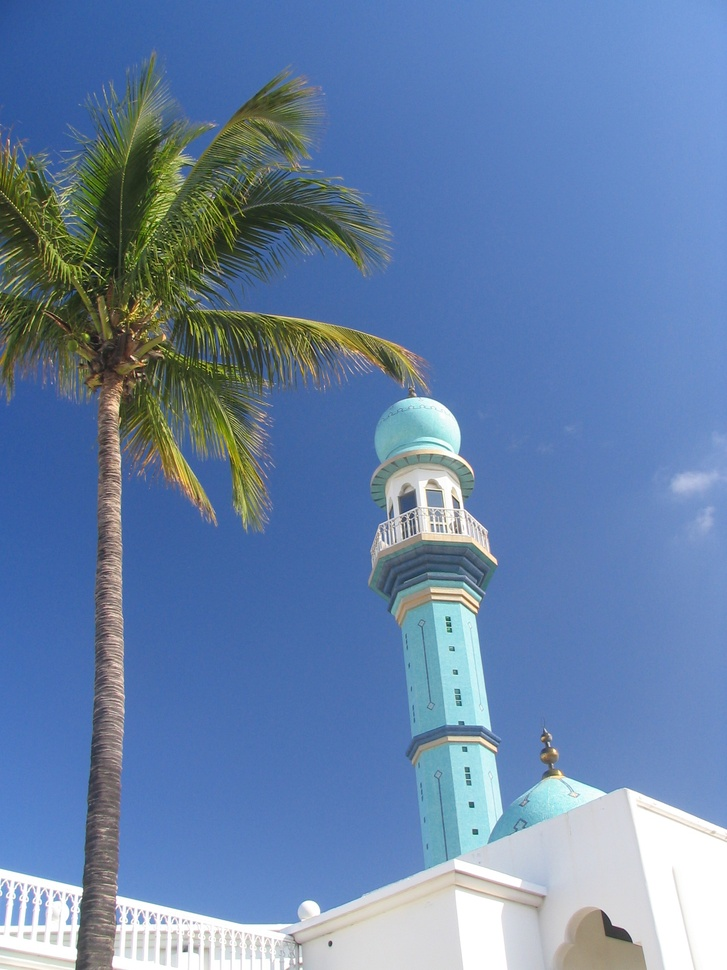
//> input picture holiday_data/tower.jpg, 727 x 970 px, shrunk from 1536 x 2048 before the run
$ ./main   (built with g++ and OpenCV 4)
//> lines starting //> are read from the running program, lines starting //| are printed output that depends on the picture
//
// Created by lebon on 12/05/2022.
//
#include "dataStructures/graph.h"
#include "imageManager.h"
#include "meyer_ws.h"
#include "../markers.h"
#include <opencv2/highgui/highgui.hpp>
#include <opencv2/core/utility.hpp>
#include "opencv2/imgproc.hpp"
#include "opencv2/imgcodecs.hpp"
#include "../matplotlibcpp.h"
#include <fstream>
#include <opencv2/core/hal/interface.h>

namespace plt = matplotlibcpp;

int main(int argc, char *argv[]) {

    std::vector<double> time_meyer;
    std::vector<double> time_IFT;
    std::vector<double> time_IW;
    std::vector<double> time_NIW;

    const int nb_bench = 20;
    const int nb_images = 28;
    const std::string image_path = "holiday_data/tower.jpg";

    auto img_gray_pgm = cv::imread(image_path,cv::IMREAD_GRAYSCALE);
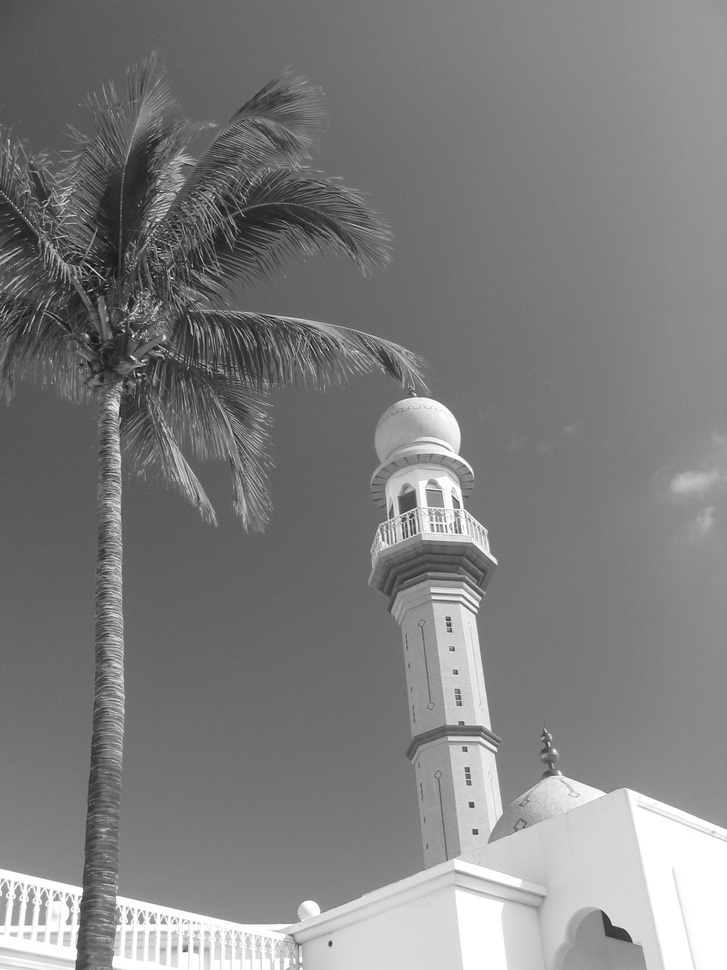
//> img_gray_pgm: 970 rows x 727 cols, CV_8UC1; min 4, max 255, mean 126.8
    imwrite(image_path + ".pgm", img_gray_pgm);
    cv::Mat gradient_pgm;
    cv::Mat grad_x, grad_y;
    cv::Mat abs_grad_x, abs_grad_y;
    Sobel(img_gray_pgm, grad_x, CV_16S, 1, 0);
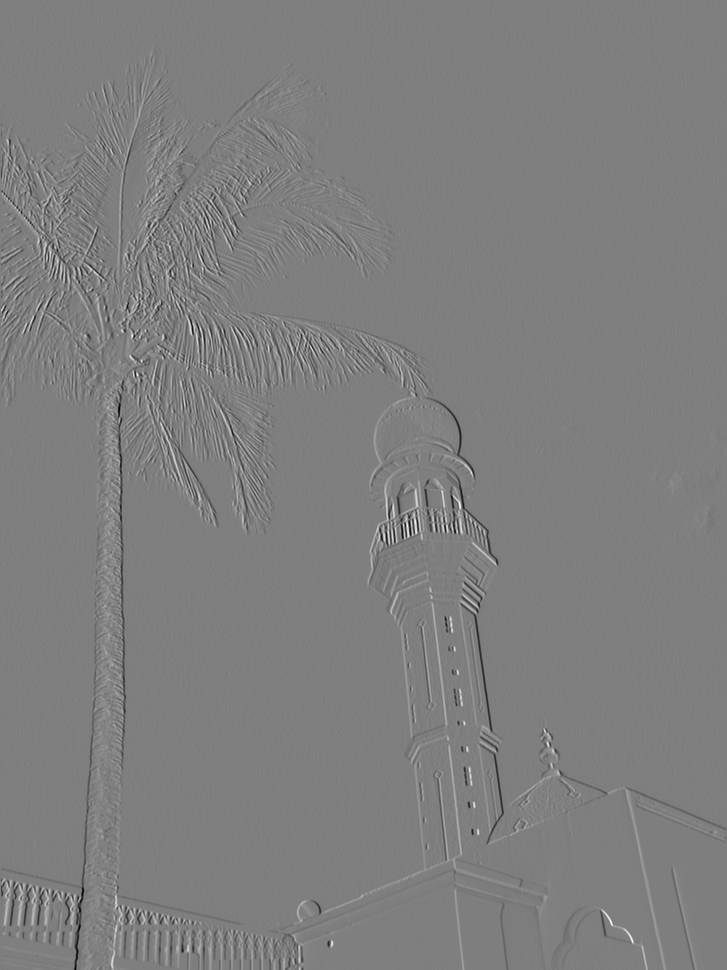
//> grad_x: 970 rows x 727 cols, CV_16SC1; min -672, max 678, mean 0.6; drawn with min black and max white
    Sobel(img_gray_pgm, grad_y, CV_16S, 0, 1);
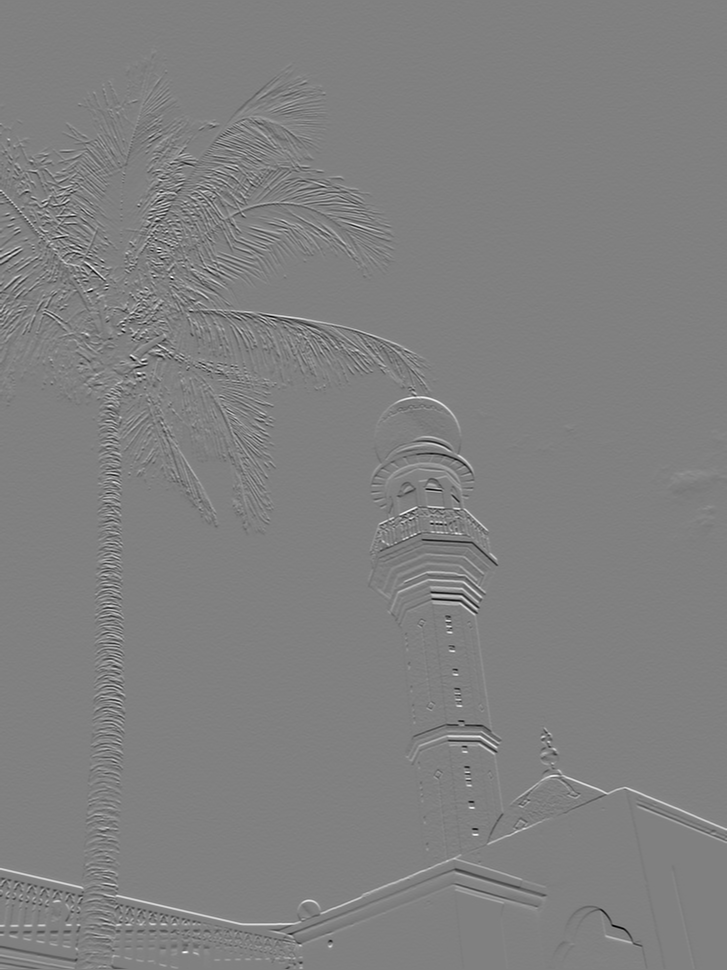
//> grad_y: 970 rows x 727 cols, CV_16SC1; min -646, max 636, mean 0.8; drawn with min black and max white

    convertScaleAbs(grad_x, abs_grad_x);
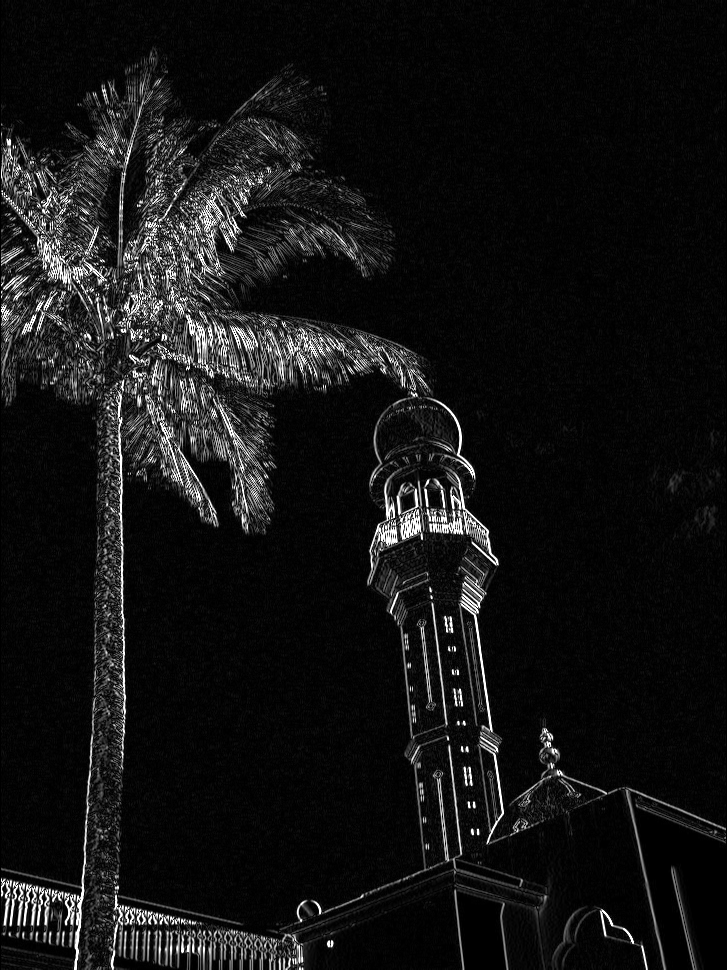
//> abs_grad_x: 970 rows x 727 cols, CV_8UC1; min 0, max 255, mean 20
    convertScaleAbs(grad_y, abs_grad_y);
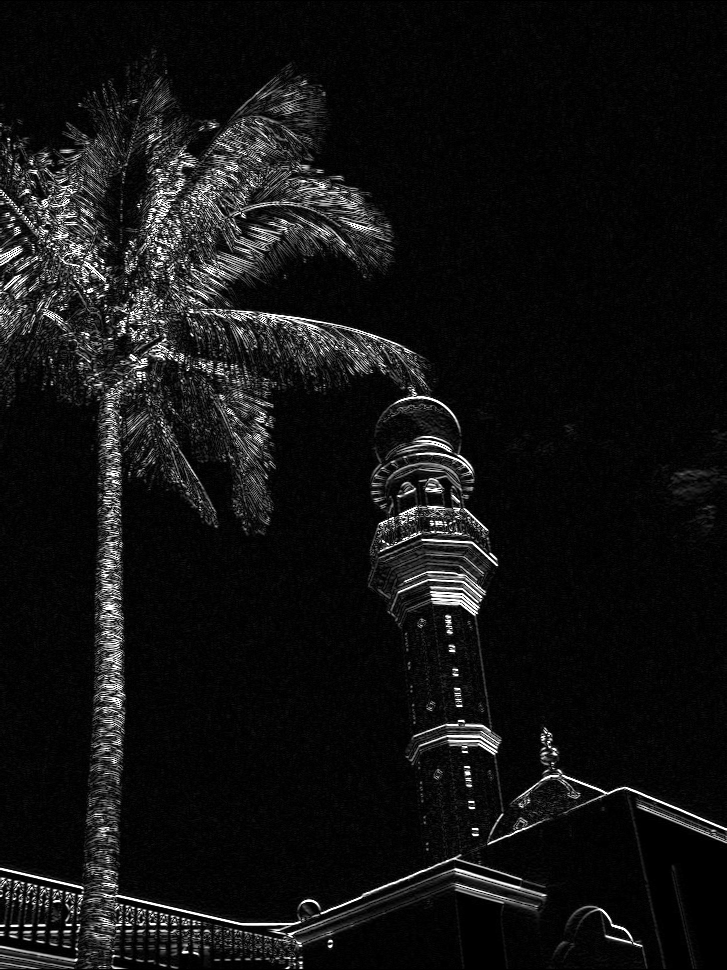
//> abs_grad_y: 970 rows x 727 cols, CV_8UC1; min 0, max 255, mean 18.7
    addWeighted(abs_grad_x, 0.5, abs_grad_y, 0.5, 0, gradient_pgm);
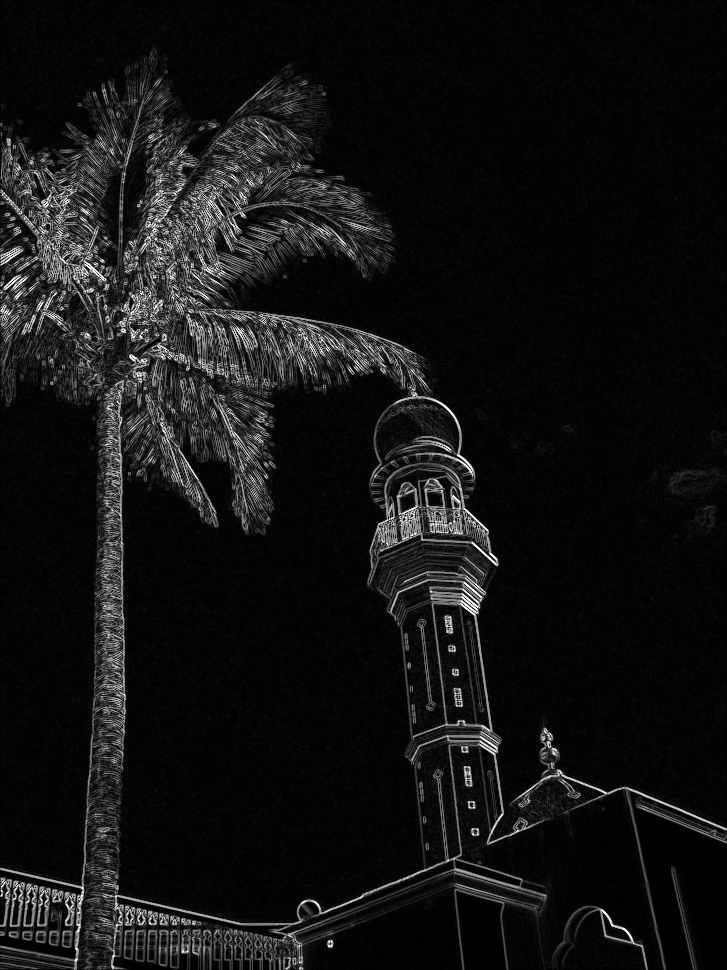
//> gradient_pgm: 970 rows x 727 cols, CV_8UC1; min 0, max 255, mean 19.3
    imwrite(image_path + ".gradient.pgm", gradient_pgm);


    for (int i = 0; i < nb_images; ++i) {
        std::string name = image_path + "data/step_";
//> (the run ends here: the program needs code that is not available in this run, at `algorithms::get_DIFT_seed_from_image(name,i);`)
